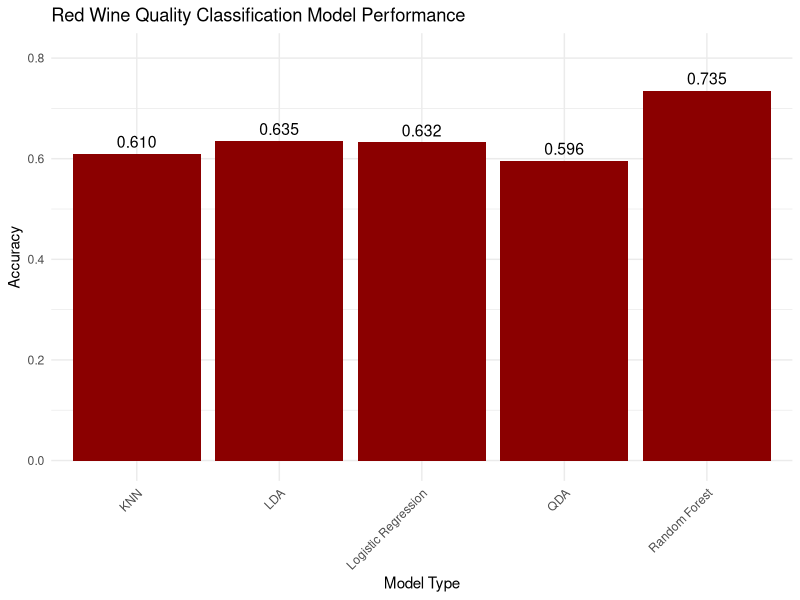

Here is the R script that generated this plot:
# Load required libraries for wine quality classification

# tidyverse: Collection of R packages for data manipulation and visualization
# Includes ggplot2, dplyr, tidyr, readr, etc.
library(tidyverse)  

# caret: Framework for training and plotting machine learning models
# Used here for cross-validation (createFolds function)
library(caret)      

# MASS: Modern Applied Statistics library
# Provides LDA and QDA implementations
library(MASS)       

# randomForest: Implementation of random forest algorithm
# Used for ensemble learning classification
library(randomForest)

# class: Contains k-nearest neighbor (KNN) implementation
# Used for instance-based learning
library(class)      

# nnet: Neural network package
# Provides multinomial logistic regression for multi-class classification
library(nnet)

# Read and verify the red wine data
red_wine <- read.csv("winequality-red.csv", header = TRUE)

# Print structure and check for constant variables
str(red_wine)
summary(red_wine)

# Perform cross-validation with error handling
perform_cv <- function(data, target, model_type, k = 5) {
  set.seed(123)
  tryCatch({
    folds <- createFolds(data[[target]], k = k, list = TRUE)
    accuracies <- numeric(k)
    
    for(i in 1:k) {
      test_indices <- folds[[i]]
      train_data <- data[-test_indices, ]
      test_data <- data[test_indices, ]
      
      # Remove type column for quality prediction
      if(target == "quality_category") {
        train_data <- train_data[, !names(train_data) %in% c("type")]
        test_data <- test_data[, !names(test_data) %in% c("type")]
      }
      
      if(model_type == "logistic") {
        # For multiclass, use multinomial regression
        if(length(unique(data[[target]])) > 2) {
          model <- multinom(as.formula(paste(target, "~ . -quality_category -quality")), 
                            data = train_data)
        } else {
          model <- glm(as.formula(paste(target, "~ . -quality_category -quality")), 
                       data = train_data, family = "binomial")
        }
        pred <- predict(model, test_data)
        
      } else if(model_type == "lda") {
        # Check for constant variables
        var_sd <- apply(train_data[, !names(train_data) %in% c(target, "quality_category", "quality")], 2, sd)
        non_constant_vars <- names(var_sd)[var_sd > 0]
        
        formula <- as.formula(paste(target, "~", paste(non_constant_vars, collapse = " + ")))
        model <- lda(formula, data = train_data)
        pred <- predict(model, test_data)$class
        
      } else if(model_type == "qda") {
        # Similar check for QDA
        var_sd <- apply(train_data[, !names(train_data) %in% c(target, "quality_category", "quality")], 2, sd)
        non_constant_vars <- names(var_sd)[var_sd > 0]
        
        formula <- as.formula(paste(target, "~", paste(non_constant_vars, collapse = " + ")))
        model <- qda(formula, data = train_data)
        pred <- predict(model, test_data)$class
        
      } else if(model_type == "knn") {
        predictors <- names(train_data)[!names(train_data) %in% c(target, "quality_category", "quality")]
        train_scaled <- scale(train_data[, predictors])
        test_scaled <- scale(test_data[, predictors])
        pred <- knn(train_scaled, test_scaled, train_data[[target]], k = 5)
        
      } else if(model_type == "rf") {
        model <- randomForest(as.formula(paste(target, "~ . -quality_category -quality")), 
                              data = train_data)
        pred <- predict(model, test_data)
      }
      
      actual <- test_data[[target]]
      accuracies[i] <- mean(pred == actual)
    }
    
    return(mean(accuracies))
  }, error = function(e) {
    message("Error in model ", model_type, ": ", e$message)
    return(NA)
  })
}

# Add quality categories
red_wine$quality_category <- cut(red_wine$quality,
                                 breaks = c(0, 5, 6, 10),
                                 labels = c("Low", "Median", "High"))

# Ensure quality_category is a factor
red_wine$quality_category <- factor(red_wine$quality_category)

# Run models
models <- c("logistic", "lda", "qda", "knn", "rf")

# Multi-class Classification for red wine
message("Starting red wine classification...")

red_results <- sapply(models, function(m) {
  message("Running model: ", m)
  perform_cv(red_wine, "quality_category", m)
})

names(red_results) <- c("Logistic Regression", "LDA", "QDA", "KNN", "Random Forest")

# Print results
cat("\nRed Wine Quality Classification Results:\n")
print(red_results)

# Create visualization for available results
results_df <- data.frame(
  Model = names(red_results)[!is.na(red_results)],
  Accuracy = red_results[!is.na(red_results)]
)

# Plot results with accuracy values
ggplot(results_df, aes(x = Model, y = Accuracy)) +
  geom_bar(stat = "identity", fill = "darkred") +
  geom_text(aes(label = sprintf("%.3f", Accuracy)), 
            vjust = -0.5,  # Position text above bars
            color = "black",
            size = 4) +  # Text size
  theme_minimal() +
  labs(title = "Red Wine Quality Classification Model Performance",
       x = "Model Type",
       y = "Accuracy") +
  theme(axis.text.x = element_text(angle = 45, hjust = 1)) +
  scale_y_continuous(limits = c(0, max(results_df$Accuracy) * 1.1))  # Extend y-axis for labels
